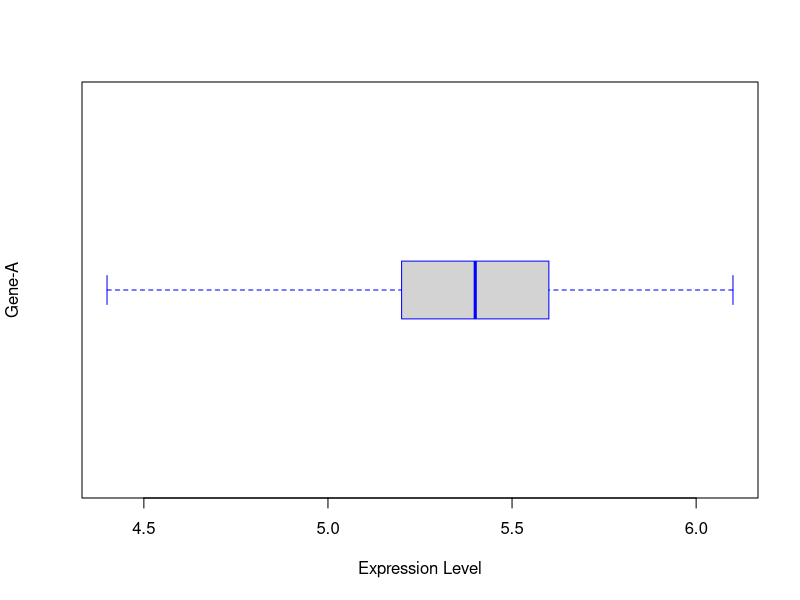
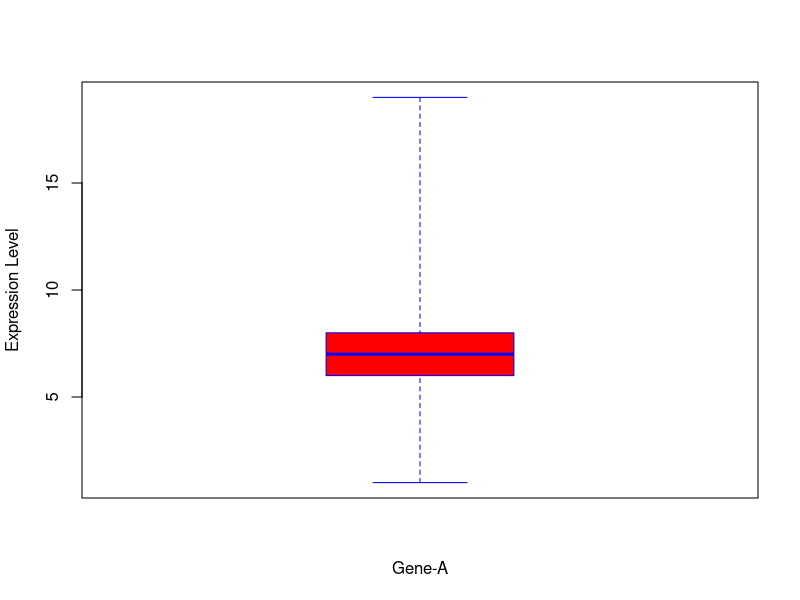
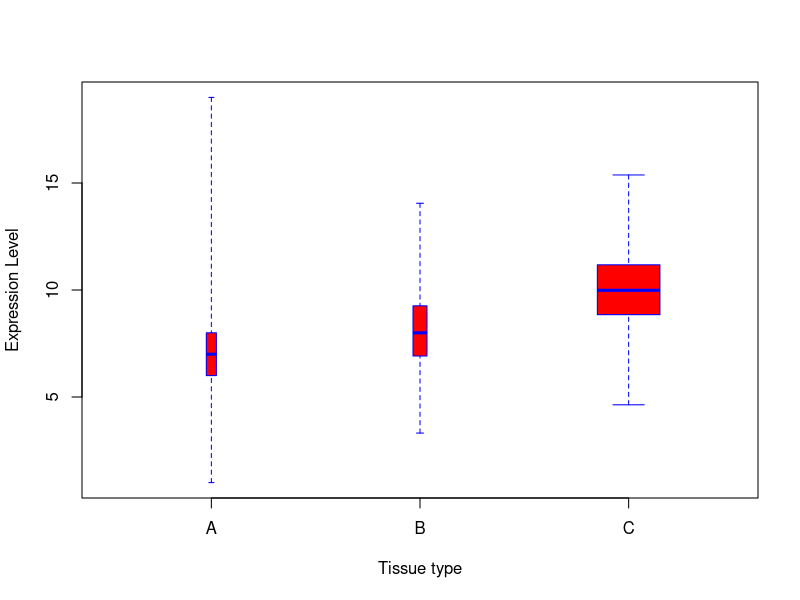
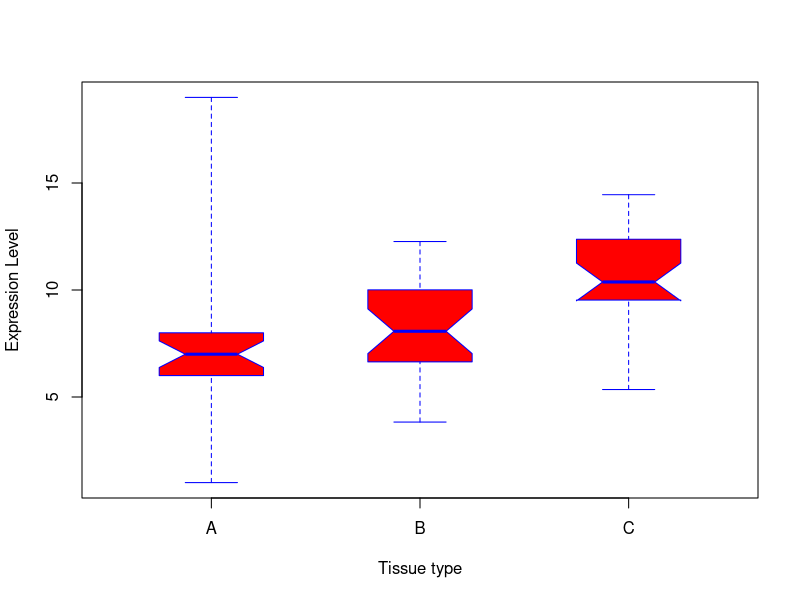
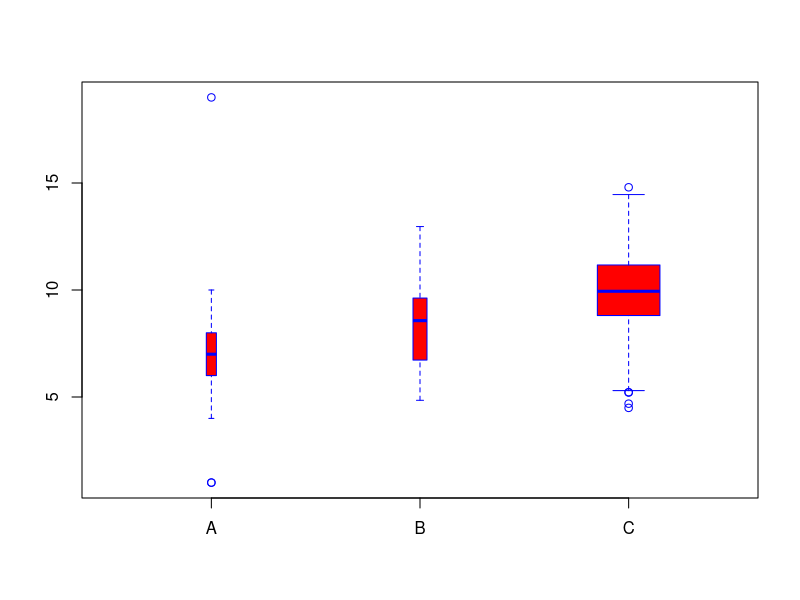

These figures' R source, in order:
data = c(5.3,6.1,4.9,5.5,4.4,4.9,6.0,5.7,5.1,5.6,5.4,5.3,5.8,5.4,5.2,5.5,5.4)

boxplot(x = data, range=0.0, horizontal=TRUE, varwidth=FALSE, notch=FALSE,
        outline=TRUE, boxwex=0.3, border=c("blue"), xlab="Expression Level", 
        ylab="Gene-A")

# Generate a data vector 
x <- c(1,5,7,8,9,7,5,1,8,5,6,7,8,9,8,6,7,8,10,19,6,7,8,6,4,6) 

# We call boxplot with single vector.  range=0.0 causes the whiskers to extend upto extreme points.

boxplot(x, range=0.0, horizontal=FALSE, varwidth=TRUE, notch=FALSE,
        outline=TRUE, boxwex=0.3, border=c("blue"), col=c("red"), xlab="Gene-A", ylab="Expression Level")


# Generate three vectors
x <- c(1,5,7,8,9,7,5,1,8,5,6,7,8,9,8,6,7,8,10,19,6,7,8,6,4,6) 
y = rnorm(50, mean=8, sd=2)
z = rnorm(1000, mean=10, sd=1.8)

# we create a list of vectors and call box plot with it.  
# range=0.0 causes the whiskers to extend upto extreme points. 
# varwidth=TRUE sets the box width proportional to the number of data points.

# Three Box-Whiskers are plotted for x, y and x vectors
alis <- list(x,y,z)

boxplot(alis, range=0.0, horizontal=FALSE, varwidth=TRUE, notch=FALSE,
        outline=TRUE, names=c("A","B","C"), boxwex=0.3, 
        border=c("blue","blue","blue"), col=c("red","red","red"),
        xlab = "Tissue type", ylab = "Expression Level")

# with notch

x <- c(1,5,7,8,9,7,5,1,8,5,6,7,8,9,8,6,7,8,10,19,6,7,8,6,4,6) 
y = rnorm(26, mean=8, sd=2)
z = rnorm(26, mean=10, sd=1.8)

aframe <- data.frame(x,y,z)

#range=0.0 causes the whiskers to extend upto extreme points.
boxplot(aframe, range=0.0, horizontal=FALSE, varwidth=FALSE, notch=TRUE,
        outline=TRUE, names=c("A","B","C"), boxwex=0.5, 
        border=c("blue","blue","blue"), col=c("red","red","red"),
        xlab = "Tissue type", ylab = "Expression Level")


# outliers marked
x <- c(1,5,7,8,9,7,5,1,8,5,6,7,8,9,8,6,7,8,10,19,6,7,8,6,4,6) 
y = rnorm(50, mean=8, sd=2)
z = rnorm(1000, mean=10, sd=1.8)

aframe <- list(x,y,z)

# We call boxplot with single vector
boxplot(aframe, horizontal=FALSE, varwidth=TRUE, notch=FALSE, range=1.5,
        outline=TRUE, names=c("A","B","C"), boxwex=0.3, border=c("blue"),
        col=c("red"))
